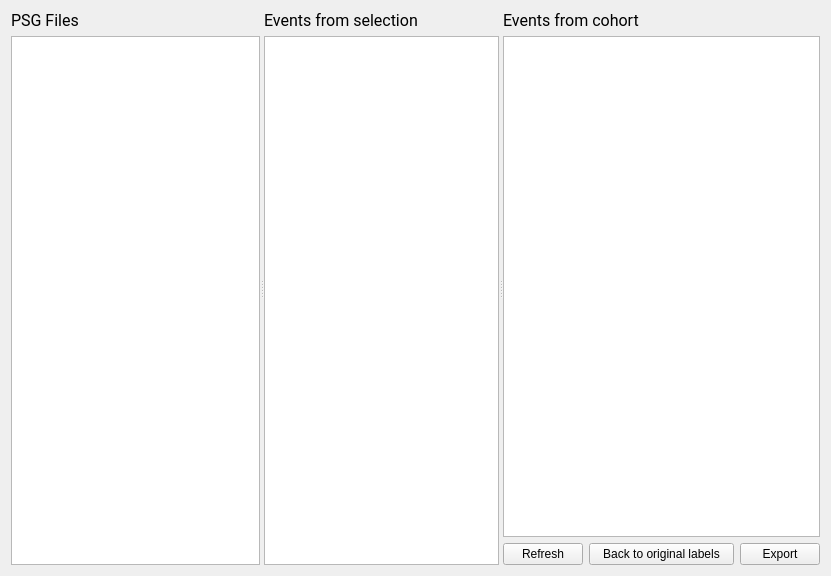
<?xml version="1.0" encoding="UTF-8"?>
<ui version="4.0">
 <class>EditorStep</class>
 <widget class="QWidget" name="EditorStep">
  <property name="geometry">
   <rect>
    <x>0</x>
    <y>0</y>
    <width>831</width>
    <height>576</height>
   </rect>
  </property>
  <property name="windowTitle">
   <string>Form</string>
  </property>
  <property name="styleSheet">
   <string notr="true">font: 12pt &quot;Roboto&quot;;</string>
  </property>
  <layout class="QVBoxLayout" name="verticalLayout_4">
   <item>
    <widget class="QSplitter" name="splitter_2">
     <property name="orientation">
      <enum>Qt::Orientation::Horizontal</enum>
     </property>
     <widget class="QWidget" name="layoutWidget">
      <layout class="QVBoxLayout" name="verticalLayout">
       <item>
        <widget class="QLabel" name="label">
         <property name="font">
          <font>
           <family>Roboto</family>
           <pointsize>12</pointsize>
           <italic>false</italic>
           <bold>false</bold>
          </font>
         </property>
         <property name="text">
          <string>PSG Files</string>
         </property>
        </widget>
       </item>
       <item>
        <widget class="QListView" name="file_listview">
         <property name="editTriggers">
          <set>QAbstractItemView::EditTrigger::NoEditTriggers</set>
         </property>
        </widget>
       </item>
      </layout>
     </widget>
     <widget class="QSplitter" name="splitter">
      <property name="orientation">
       <enum>Qt::Orientation::Horizontal</enum>
      </property>
      <widget class="QWidget" name="layoutWidget">
       <layout class="QVBoxLayout" name="verticalLayout_2">
        <item>
         <widget class="QLabel" name="label_2">
          <property name="font">
           <font>
            <family>Roboto</family>
            <pointsize>12</pointsize>
            <italic>false</italic>
            <bold>false</bold>
           </font>
          </property>
          <property name="text">
           <string>Events from selection</string>
          </property>
         </widget>
        </item>
        <item>
         <widget class="QTreeView" name="treeView_subject">
          <property name="editTriggers">
           <set>QAbstractItemView::EditTrigger::AllEditTriggers</set>
          </property>
          <property name="selectionMode">
           <enum>QAbstractItemView::SelectionMode::NoSelection</enum>
          </property>
          <property name="selectionBehavior">
           <enum>QAbstractItemView::SelectionBehavior::SelectItems</enum>
          </property>
         </widget>
        </item>
       </layout>
      </widget>
      <widget class="QWidget" name="layoutWidget">
       <layout class="QVBoxLayout" name="verticalLayout_3">
        <item>
         <widget class="QLabel" name="label_3">
          <property name="font">
           <font>
            <family>Roboto</family>
            <pointsize>12</pointsize>
            <italic>false</italic>
            <bold>false</bold>
           </font>
          </property>
          <property name="text">
           <string>Events from cohort</string>
          </property>
         </widget>
        </item>
        <item>
         <widget class="QTreeView" name="treeView_cohort"/>
        </item>
        <item>
         <layout class="QHBoxLayout" name="horizontalLayout">
          <item>
           <widget class="QPushButton" name="pushButton_refresh">
            <property name="toolTip">
             <string>To refresh the cohort view. Useful for merging 2 groups with the same labels.</string>
            </property>
            <property name="text">
             <string>Refresh</string>
            </property>
           </widget>
          </item>
          <item>
           <widget class="QPushButton" name="reset_all_files_pushButton">
            <property name="toolTip">
             <string>To return to the original labels saved in the file.</string>
            </property>
            <property name="text">
             <string>   Back to original labels   </string>
            </property>
           </widget>
          </item>
          <item>
           <widget class="QPushButton" name="pushButton_export">
            <property name="toolTip">
             <string>To display all changes that will be performed at runtime.</string>
            </property>
            <property name="text">
             <string>Export</string>
            </property>
           </widget>
          </item>
         </layout>
        </item>
       </layout>
      </widget>
     </widget>
    </widget>
   </item>
  </layout>
 </widget>
 <resources>
  <include location="../../../../../snooz-toolbox/src/main/python/ui/themes/themes.qrc"/>
 </resources>
 <connections>
  <connection>
   <sender>file_listview</sender>
   <signal>clicked(QModelIndex)</signal>
   <receiver>EditorStep</receiver>
   <slot>on_file_selected()</slot>
   <hints>
    <hint type="sourcelabel">
     <x>109</x>
     <y>177</y>
    </hint>
    <hint type="destinationlabel">
     <x>213</x>
     <y>177</y>
    </hint>
   </hints>
  </connection>
  <connection>
   <sender>reset_all_files_pushButton</sender>
   <signal>clicked()</signal>
   <receiver>EditorStep</receiver>
   <slot>on_reset_all_files()</slot>
   <hints>
    <hint type="sourcelabel">
     <x>541</x>
     <y>404</y>
    </hint>
    <hint type="destinationlabel">
     <x>298</x>
     <y>226</y>
    </hint>
   </hints>
  </connection>
  <connection>
   <sender>pushButton_refresh</sender>
   <signal>clicked()</signal>
   <receiver>EditorStep</receiver>
   <slot>refresh_view_slot()</slot>
   <hints>
    <hint type="sourcelabel">
     <x>577</x>
     <y>241</y>
    </hint>
    <hint type="destinationlabel">
     <x>476</x>
     <y>170</y>
    </hint>
   </hints>
  </connection>
  <connection>
   <sender>pushButton_export</sender>
   <signal>clicked()</signal>
   <receiver>EditorStep</receiver>
   <slot>export_modifications_slot()</slot>
   <hints>
    <hint type="sourcelabel">
     <x>657</x>
     <y>241</y>
    </hint>
    <hint type="destinationlabel">
     <x>476</x>
     <y>170</y>
    </hint>
   </hints>
  </connection>
 </connections>
 <slots>
  <slot>on_file_selected()</slot>
  <slot>on_event_selected()</slot>
  <slot>on_select_all_groups()</slot>
  <slot>on_apply_to_all_files()</slot>
  <slot>on_reset_all_files()</slot>
  <slot>search_pattern_slot()</slot>
  <slot>export_modifications_slot()</slot>
  <slot>refresh_view_slot()</slot>
  <slot>current_cohort_item_changed_slot()</slot>
  <slot>cohort_item_changed_slot()</slot>
 </slots>
</ui>
